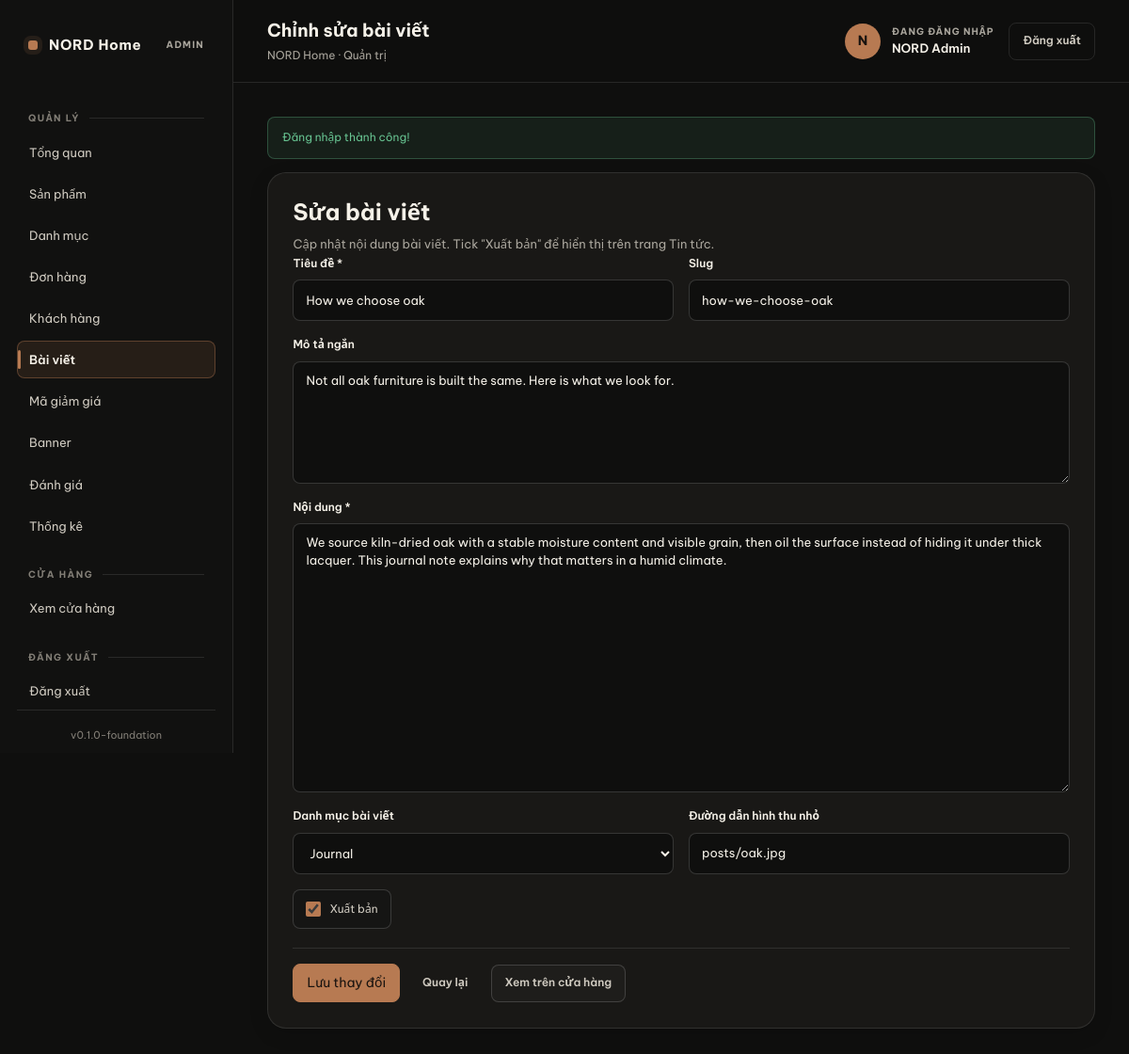
Screenshot of /admin/post-edit.php?id=1 (signed in) with the database file from the repository.
### tables this page shows
CREATE TABLE `posts` (
  `id` INT UNSIGNED NOT NULL AUTO_INCREMENT,
  `user_id` INT UNSIGNED NOT NULL,
  `post_category_id` INT UNSIGNED DEFAULT NULL,
  `title` VARCHAR(220) NOT NULL,
  `slug` VARCHAR(240) NOT NULL,
  `excerpt` VARCHAR(500) DEFAULT NULL,
  `content` TEXT DEFAULT NULL,
  `thumbnail` VARCHAR(255) DEFAULT NULL,
  `is_published` TINYINT(1) NOT NULL DEFAULT 0,
  `published_at` DATETIME DEFAULT NULL,
  `created_at` DATETIME NOT NULL DEFAULT CURRENT_TIMESTAMP,
  `updated_at` DATETIME NOT NULL DEFAULT CURRENT_TIMESTAMP ON UPDATE CURRENT_TIMESTAMP,
  PRIMARY KEY (`id`),
  UNIQUE KEY `uq_posts_slug` (`slug`),
  KEY `idx_posts_author` (`user_id`),
  KEY `idx_posts_category` (`post_category_id`),
  KEY `idx_posts_published` (`is_published`, `published_at`),
  CONSTRAINT `fk_posts_user`
    FOREIGN KEY (`user_id`) REFERENCES `users` (`id`)
    ON DELETE RESTRICT ON UPDATE CASCADE,
  CONSTRAINT `fk_posts_category`
    FOREIGN KEY (`post_category_id`) REFERENCES `post_categories` (`id`)
    ON DELETE SET NULL ON UPDATE CASCADE
);

CREATE TABLE `post_categories` (
  `id` INT UNSIGNED NOT NULL AUTO_INCREMENT,
  `name` VARCHAR(120) NOT NULL,
  `slug` VARCHAR(160) NOT NULL,
  `created_at` DATETIME NOT NULL DEFAULT CURRENT_TIMESTAMP,
  `updated_at` DATETIME NOT NULL DEFAULT CURRENT_TIMESTAMP ON UPDATE CURRENT_TIMESTAMP,
  PRIMARY KEY (`id`),
  UNIQUE KEY `uq_post_categories_slug` (`slug`)
);

### config/database.php (called while the page is built, shortened)
<?php
function pdo_options(): array
{
    return [
        PDO::ATTR_ERRMODE => PDO::ERRMODE_EXCEPTION,
        PDO::ATTR_DEFAULT_FETCH_MODE => PDO::FETCH_ASSOC,
        PDO::ATTR_EMULATE_PREPARES => false,
    ];
}
function db(): PDO
{
    static $pdo = null;
    if ($pdo instanceof PDO) {
        return $pdo;
    }
    $dsn = sprintf(
        'mysql:host=%s;dbname=%s;charset=%s',
        DB_HOST,
        DB_NAME,
        DB_CHARSET
    );
    $pdo = new PDO($dsn, DB_USER, DB_PASS, pdo_options());
    return $pdo;
}

### includes/admin-data.php (called while the page is built, shortened)
<?php
require_once __DIR__ . '/functions.php';
function admin_post_categories_all(): array
{
    try {
        $stmt = db()->query('SELECT * FROM post_categories ORDER BY name ASC');
        return $stmt->fetchAll() ?: [];
    } catch (PDOException $e) {
        return [];
    }
}
function admin_post_find(int $id): ?array
{
    try {
        $stmt = db()->prepare('SELECT * FROM posts WHERE id = :id LIMIT 1');
        $stmt->execute(['id' => $id]);
        $row = $stmt->fetch();
        return $row ?: null;
    } catch (PDOException $e) {
        return null;
    }
}

### includes/functions.php (called while the page is built, shortened)
<?php
function e(?string $value): string
{
    return htmlspecialchars((string) $value, ENT_QUOTES | ENT_SUBSTITUTE, 'UTF-8');
}
function url(string $path = ''): string
{
    $path = ltrim($path, '/');
    return $path === '' ? BASE_URL : BASE_URL . '/' . $path;
}

### admin/post-edit.php (the view, shortened to what this page needs)
<?php
require_once dirname(__DIR__) . '/includes/admin-data.php';
$id = (int) ($_GET['id'] ?? 0);
$post = $id > 0 ? admin_post_find($id) : null;
$values = [
    'title'             => (string) $post['title'],
    'slug'              => (string) $post['slug'],
    'excerpt'           => (string) ($post['excerpt'] ?? ''),
    'content'           => (string) ($post['content'] ?? ''),
    'thumbnail'         => (string) ($post['thumbnail'] ?? ''),
    'post_category_id'  => (int) ($post['post_category_id'] ?? 0),
    'is_published'      => (int) $post['is_published'],
];
$postCategories = admin_post_categories_all();
require dirname(__DIR__) . '/includes/admin-header.php';
?>
<div class="admin-card">
    <h1>Sửa bài viết</h1>
    <p class="admin-card-sub">Cập nhật nội dung bài viết. Tick "Xuất bản" để hiển thị trên trang Tin tức.</p>
    <form class="admin-form" method="post" action="">
        <div class="admin-form-row admin-form-row--2">
            <label>
                <strong>Tiêu đề *</strong>
                <input type="text" name="title" value="<?= e($values['title']) ?>" required maxlength="220">
            </label>
            <label>
                <strong>Slug</strong>
                <input type="text" name="slug" value="<?= e($values['slug']) ?>" maxlength="240">
            </label>
        </div>
        <label>
            <strong>Mô tả ngắn</strong>
            <textarea name="excerpt" rows="3" maxlength="500"><?= e($values['excerpt']) ?></textarea>
        </label>
        <label>
            <strong>Nội dung *</strong>
            <textarea name="content" rows="14"><?= e($values['content']) ?></textarea>
        </label>
        <div class="admin-form-row admin-form-row--2">
            <label>
                <strong>Danh mục bài viết</strong>
                <select name="post_category_id">
                    <?php foreach ($postCategories as $pc): ?>
                        <option value="<?= (int) $pc['id'] ?>" <?= (int) $values['post_category_id'] === (int) $pc['id'] ? 'selected' : '' ?>>
                            <?= e($pc['name']) ?>
                        </option>
                    <?php endforeach; ?>
                </select>
            </label>
            <label>
                <strong>Đường dẫn hình thu nhỏ</strong>
                <input type="text" name="thumbnail" value="<?= e($values['thumbnail']) ?>" placeholder="vd: uploads/posts/article.jpg">
            </label>
        </div>
        <label class="admin-check">
            <input type="checkbox" name="is_published" value="1" <?= $values['is_published'] ? 'checked' : '' ?>>
            Xuất bản
        </label>
        <div class="admin-form-actions">
            <button type="submit" class="admin-btn admin-btn--primary">Lưu thay đổi</button>
            <a href="<?= e(url('admin/posts.php')) ?>" class="admin-btn admin-btn--ghost">Quay lại</a>
            <?php if ((int) $values['is_published'] === 1): ?>
                <a href="<?= e(url('post.php?slug=' . urlencode((string) $values['slug']))) ?>" target="_blank" rel="noopener" class="admin-btn admin-btn--secondary">Xem trên cửa hàng</a>
            <?php endif; ?>
        </div>
    </form>
</div>
<?php require dirname(__DIR__) . '/includes/admin-footer.php'; ?>

### assets/css/admin.css (style rules this page uses)
.admin-body,.admin-login-body { --a-bg:#0f0f0e;--a-side:#111110;--a-panel:#191816;--a-panel2:#151514;--a-raised:#1e1c19;--a-line:rgba(255,255,255,.10);--a-strong:rgba(255,255,255,.16);--a-text:#f5f1e8;--a-secondary:#d0cbc1;--a-muted:#aaa69d;--a-faint:#827e76;--a-accent:#b77a52;--a-accent-hover:#c88b62;--a-ok:#67c391;--a-warn:#e6bd72;--a-bad:#ee8580;--a-info:#86b8ed;--a-rs:8px;--a-rm:14px;--a-rl:20px;--a-pill:999px;--a-font:"Be Vietnam Pro","Manrope",system-ui,-apple-system,"Segoe UI",sans-serif;color-scheme:dark;color:var(--a-text) }
.admin-body *,.admin-body *:before,.admin-body *:after,.admin-login-body *,.admin-login-body *:before,.admin-login-body *:after { box-sizing:border-box }
.admin-body { min-width:320px;min-height:100vh;margin:0;background:var(--a-bg);color:var(--a-text);font:14px/1.55 var(--a-font);-webkit-font-smoothing:antialiased }
.admin-body a,.admin-login-body a { color:inherit;text-decoration:none }
.admin-body button,.admin-body input,.admin-body select,.admin-body textarea,.admin-login-body button,.admin-login-body input { font:inherit }
.admin-shell h1,.admin-shell h2,.admin-shell h3,.admin-login h1 { margin:0;color:var(--a-text);font-weight:650;line-height:1.3 }
.admin-shell h1 { font-size:clamp(22px,2vw,28px) }
.admin-card { min-width:0;margin:0 0 22px;padding:clamp(20px,2.2vw,30px);border:1px solid var(--a-line);border-radius:var(--a-rl);background:var(--a-panel);box-shadow:0 6px 20px rgba(0,0,0,.14) }
.admin-card-sub { margin:6px 0 0;color:var(--a-muted);font-size:13px;line-height:1.65 }
.admin-card>h1+.admin-card-sub { margin-top:8px }
.admin-btn { display:inline-flex;min-width:0;min-height:40px;flex:0 0 auto;align-items:center;justify-content:center;gap:7px;padding:9px 14px;border:1px solid var(--a-strong);border-radius:var(--a-rs);background:transparent;color:var(--a-secondary)!important;font-size:12px;font-weight:600;line-height:1.2;text-align:center;text-decoration:none!important;white-space:nowrap;cursor:pointer;transition:.15s }
.admin-btn--primary { border-color:var(--a-accent);background:var(--a-accent);color:#19130f!important }
.admin-btn--secondary { border-color:var(--a-strong);background:rgba(255,255,255,.025) }
.admin-btn--ghost { border-color:transparent;color:var(--a-secondary)!important }
.admin-form { display:grid;gap:16px;min-width:0 }
.admin-form .admin-form-row { display:grid;align-items:start;gap:16px;min-width:0 }
.admin-form .admin-form-row--2 { grid-template-columns:repeat(2,minmax(0,1fr)) }
.admin-form .admin-form-row>* { min-width:0;align-self:start }
.admin-form label { display:grid;align-content:start;gap:8px;min-width:0;color:var(--a-muted);font-size:12px }
.admin-form label strong { color:var(--a-text);font-size:12px;font-weight:600 }
.admin-form input[type=text],.admin-form input[type=email],.admin-form input[type=password],.admin-form input[type=number],.admin-form input[type=url],.admin-form input[type=tel],.admin-form input[type=search],.admin-form input[type=datetime-local],.admin-form input[type=date],.admin-form input[type=file],.admin-form select,.admin-form textarea { display:block;width:100%;min-width:0;min-height:44px;padding:10px 13px;border:1px solid var(--a-strong);border-radius:var(--a-rs);background:var(--a-bg);color:var(--a-text);font:13px/1.45 var(--a-font);transition:border-color .15s,box-shadow .15s }
.admin-form input::placeholder,.admin-form textarea::placeholder { color:var(--a-faint) }
.admin-form select { padding-right:34px;color-scheme:dark }
.admin-form select option { background:var(--a-panel);color:var(--a-text) }
.admin-form textarea { min-height:130px;resize:vertical }
.admin-form input[type=checkbox],.admin-form input[type=radio] { width:16px;height:16px;accent-color:var(--a-accent) }
.admin-form .admin-check { display:inline-flex;width:fit-content;max-width:100%;min-height:42px;align-items:center;gap:9px;padding:9px 13px;border:1px solid var(--a-strong);border-radius:var(--a-rs);background:var(--a-panel2);color:var(--a-secondary);cursor:pointer }
.admin-form .admin-check input { flex:0 0 auto;margin:0 }
.admin-form .admin-form-actions { display:flex;flex-wrap:wrap;align-items:center;gap:9px;margin-top:4px;padding-top:16px;border-top:1px solid var(--a-line) }

### rows the page displays
posts: title "How we choose oak", slug "how-we-choose-oak", excerpt "Not all oak furniture is built the same. Here is what we look for.", content "We source kiln-dried oak with a stable moisture content and visible grain, then oil the surface instead of hiding it under thick lacquer. This journal note explains why that matters in a humid climate.", post_category_id "Journal", thumbnail "posts/oak.jpg", is_published "☑"

### other values shown
APP_NAME "NORD Home"
APP_VERSION "0.1.0-foundation"
$pageTitle "Chỉnh sửa bài viết"
current_user()['name'] "NORD Admin"
$flash['message'] "Đăng nhập thành công!"
